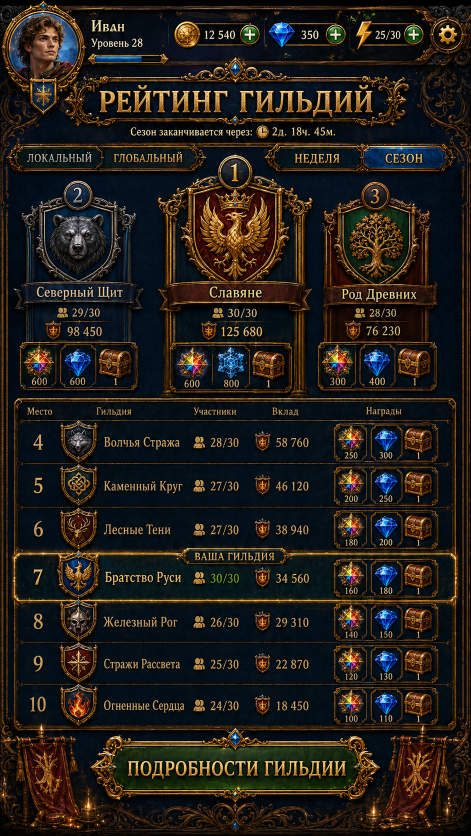
#> input picture ProjectDocs/AI/TeamRankingReferenceRebuild/TabsAndSeasonR6/Sources/OriginalReference.png, 941 x 1672 px (shown at 1/2 size)
$ python Extract.py
#> lines starting #> are read from the running program, lines starting #| are printed output that depends on the picture
from pathlib import Path
from PIL import Image,ImageDraw,ImageFilter
import numpy as np,cv2,json,hashlib,re,uuid
b=Path(__file__).resolve().parents[1];art=Path('Assets/LegendsOfRus/Resources/ProductionUI/TeamRankingAligned');ref=Image.open(b/'Sources/OriginalReference.png').convert('RGB')
#> further down, ref is the input picture: PIL image 941x1672 RGB; mean R, G, B 35.7, 31.2, 24.6
# Source tab groups remain opaque inside their carved contour. No scenery crops.
groups=[((13,284,414,348),[(14,318),(22,309),(28,302),(32,295),(42,287),(386,287),(395,296),(401,299),(406,310),(413,315),(404,324),(400,333),(387,344),(40,344),(27,336),(24,329)]),((529,284,916,348),[(530,318),(538,307),(546,302),(552,291),(563,287),(886,287),(895,295),(902,299),(907,308),(915,315),(908,325),(902,333),(890,344),(561,344),(548,335),(541,328)])]
alpha=Image.new('L',ref.size)
#> alpha: PIL image 941x1672 L; every value is 0
for box,points in groups:
 m=Image.new('L',(ref.width*3,ref.height*3));ImageDraw.Draw(m).polygon([(x*3,y*3) for x,y in points],fill=255);m=m.resize(ref.size,Image.Resampling.LANCZOS);alpha=Image.fromarray(np.maximum(np.array(alpha),np.array(m)))
#> this loop made 2 passes
#> pass 1, `m = m.resize(ref.size, Image.Resampling.LANCZOS)`:
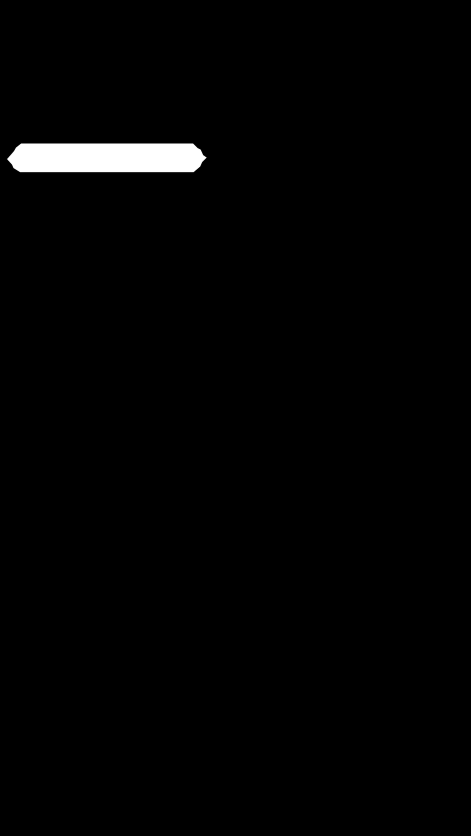
#> m: PIL image 941x1672 L (shown at 1/2 size); min 0, max 255, mean 3.5
#> pass 2, `m = m.resize(ref.size, Image.Resampling.LANCZOS)`:
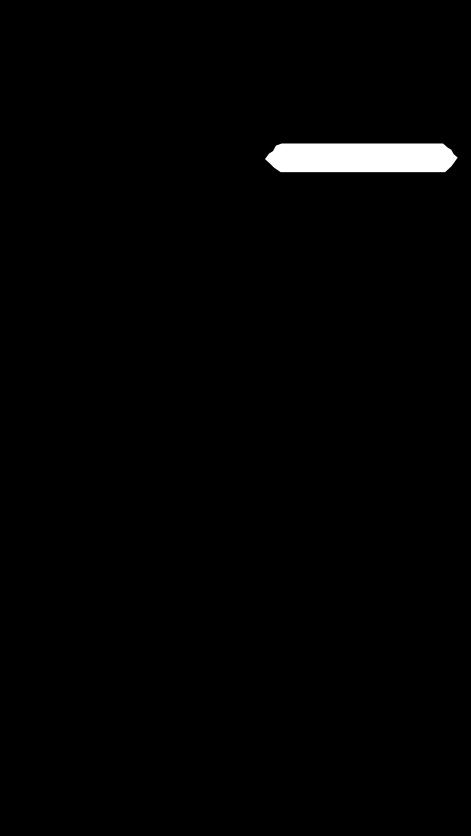
#> m: PIL image 941x1672 L (shown at 1/2 size); min 0, max 255, mean 3.3
# Mask only lettering plus emboss shadow; original carving is outside these boxes.
mask=np.zeros((ref.height,ref.width),np.uint8)
for box in [(51,300,193,334),(222,300,379,334),(584,300,697,334),(768,300,862,334)]:
 x,y,x2,y2=box;mask[y:y2,x:x2]=255
blank=Image.fromarray(cv2.inpaint(np.array(ref),mask,5,cv2.INPAINT_NS));blank.save(b/'Sources/ClearedTabs.png')
faces=[[(50,300),(187,300),(197,307),(202,312),(202,323),(190,335),(50,335),(41,325),(40,312)],[(219,299),(380,299),(386,306),(398,317),(385,334),(219,334),(216,328),(217,305)],[(561,300),(711,300),(717,307),(719,325),(710,334),(560,334),(549,327),(543,316),(554,306)],[(743,300),(883,300),(890,307),(894,317),(888,326),(881,334),(743,334),(736,328),(736,306)]]
boxes=[(13,284,208,348),(208,284,414,348),(529,284,728,348),(728,284,916,348)]
shared=Path('Assets/LegendsOfRus/Resources/ProductionUI/IndividualRankingAligned')
#> (the run stopped early here; a loop or call above may not have finished)
